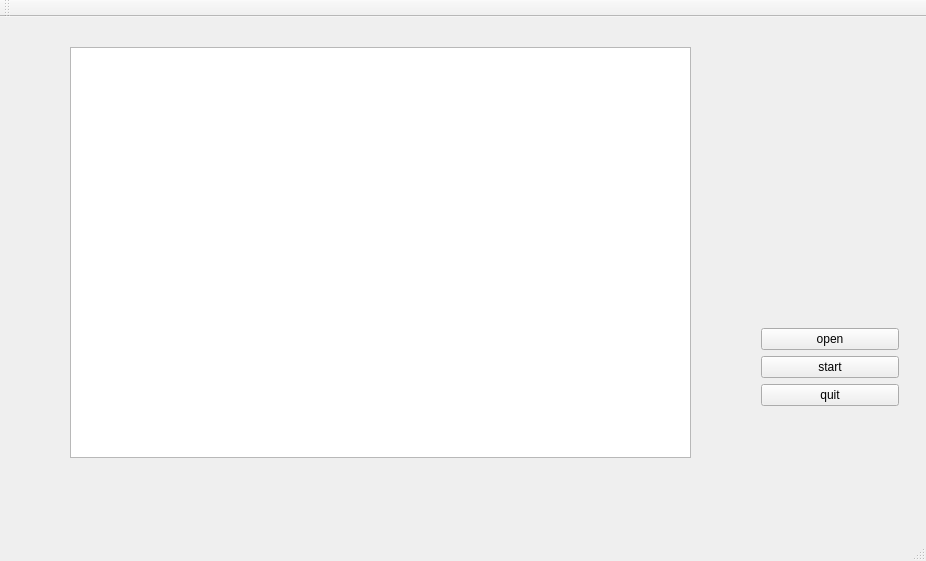
<?xml version="1.0" encoding="UTF-8"?>
<ui version="4.0">
 <class>MainWindow</class>
 <widget class="QMainWindow" name="MainWindow">
  <property name="geometry">
   <rect>
    <x>0</x>
    <y>0</y>
    <width>926</width>
    <height>561</height>
   </rect>
  </property>
  <property name="windowTitle">
   <string>MainWindow</string>
  </property>
  <widget class="QWidget" name="centralWidget">
   <widget class="QWidget" name="verticalLayoutWidget">
    <property name="geometry">
     <rect>
      <x>750</x>
      <y>300</y>
      <width>160</width>
      <height>100</height>
     </rect>
    </property>
    <layout class="QVBoxLayout" name="verticalLayout">
     <item>
      <widget class="QPushButton" name="open">
       <property name="text">
        <string>open</string>
       </property>
      </widget>
     </item>
     <item>
      <widget class="QPushButton" name="start">
       <property name="text">
        <string>start</string>
       </property>
      </widget>
     </item>
     <item>
      <widget class="QPushButton" name="quit">
       <property name="text">
        <string>quit</string>
       </property>
      </widget>
     </item>
    </layout>
   </widget>
   <widget class="QGraphicsView" name="view">
    <property name="geometry">
     <rect>
      <x>70</x>
      <y>30</y>
      <width>621</width>
      <height>411</height>
     </rect>
    </property>
   </widget>
  </widget>
  <widget class="QMenuBar" name="menuBar">
   <property name="geometry">
    <rect>
     <x>0</x>
     <y>0</y>
     <width>926</width>
     <height>26</height>
    </rect>
   </property>
  </widget>
  <widget class="QToolBar" name="mainToolBar">
   <attribute name="toolBarArea">
    <enum>TopToolBarArea</enum>
   </attribute>
   <attribute name="toolBarBreak">
    <bool>false</bool>
   </attribute>
  </widget>
  <widget class="QStatusBar" name="statusBar"/>
 </widget>
 <layoutdefault spacing="6" margin="11"/>
 <resources/>
 <connections/>
</ui>
